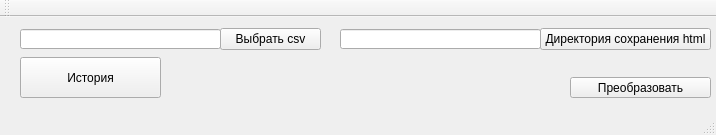
<?xml version="1.0" encoding="UTF-8"?>
<ui version="4.0">
 <class>MainWindow</class>
 <widget class="QMainWindow" name="MainWindow">
  <property name="geometry">
   <rect>
    <x>0</x>
    <y>0</y>
    <width>716</width>
    <height>135</height>
   </rect>
  </property>
  <property name="windowTitle">
   <string>MainWindow</string>
  </property>
  <widget class="QWidget" name="centralWidget">
   <widget class="QLineEdit" name="select_csv_Edit">
    <property name="geometry">
     <rect>
      <x>20</x>
      <y>12</y>
      <width>201</width>
      <height>20</height>
     </rect>
    </property>
    <property name="text">
     <string/>
    </property>
    <property name="readOnly">
     <bool>true</bool>
    </property>
   </widget>
   <widget class="QPushButton" name="select_csv_Button">
    <property name="geometry">
     <rect>
      <x>220</x>
      <y>11</y>
      <width>101</width>
      <height>22</height>
     </rect>
    </property>
    <property name="text">
     <string>Выбрать csv</string>
    </property>
   </widget>
   <widget class="QPushButton" name="pushButton_2">
    <property name="geometry">
     <rect>
      <x>540</x>
      <y>11</y>
      <width>171</width>
      <height>22</height>
     </rect>
    </property>
    <property name="text">
     <string>Директория сохранения html</string>
    </property>
   </widget>
   <widget class="QPushButton" name="history_Button">
    <property name="geometry">
     <rect>
      <x>20</x>
      <y>40</y>
      <width>141</width>
      <height>41</height>
     </rect>
    </property>
    <property name="text">
     <string>История</string>
    </property>
   </widget>
   <widget class="QLineEdit" name="select_directory_for_html_Edit">
    <property name="geometry">
     <rect>
      <x>340</x>
      <y>12</y>
      <width>201</width>
      <height>20</height>
     </rect>
    </property>
    <property name="text">
     <string/>
    </property>
    <property name="readOnly">
     <bool>true</bool>
    </property>
   </widget>
   <widget class="QPushButton" name="convert_Button">
    <property name="geometry">
     <rect>
      <x>570</x>
      <y>60</y>
      <width>141</width>
      <height>21</height>
     </rect>
    </property>
    <property name="text">
     <string>Преобразовать</string>
    </property>
   </widget>
  </widget>
  <widget class="QMenuBar" name="menuBar">
   <property name="geometry">
    <rect>
     <x>0</x>
     <y>0</y>
     <width>716</width>
     <height>21</height>
    </rect>
   </property>
  </widget>
  <widget class="QToolBar" name="mainToolBar">
   <attribute name="toolBarArea">
    <enum>TopToolBarArea</enum>
   </attribute>
   <attribute name="toolBarBreak">
    <bool>false</bool>
   </attribute>
  </widget>
  <widget class="QStatusBar" name="statusBar"/>
 </widget>
 <layoutdefault spacing="6" margin="11"/>
 <resources/>
 <connections/>
</ui>
